Frame 1 (no input): blank canvas, image omitted
Frame 60 (the mouse pressed at the canvas centre just before this capture): blank canvas, image omitted
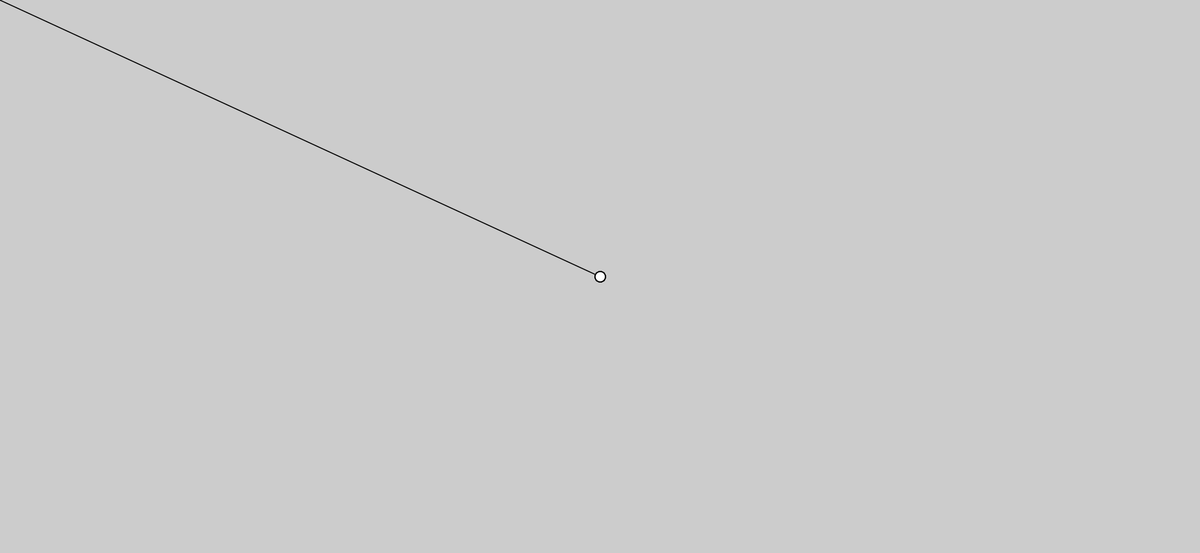
Frame 120 (the mouse held since frame 60 and released just before this capture)

The Processing sketch whose frames 1 and 60 were blank and that drew this single picture after the mouse press (run headless with seeded random() and noise(); from frame 60 on, the mouse is pressed at the canvas centre):

// Processing sketch: listing_2_16
// ── listing_2_16.pde
// Processing for Android: 
// Create Mobile, Sensor-Aware, and XR Applications Using Processing
// Andres Colubri
// https://andrescolubri.net/processing-for-android-book

void setup() {
  //fullScreen();
  size(2340, 1080);
  strokeWeight(2);
  stroke(0);
  fill(255);
}

void draw() {
  if (mousePressed) {
    line(pmouseX, pmouseY, mouseX, mouseY);
    ellipse(mouseX, mouseY, 20, 20);
  }
}

void keyPressed() {
  save("img.png");  
}
